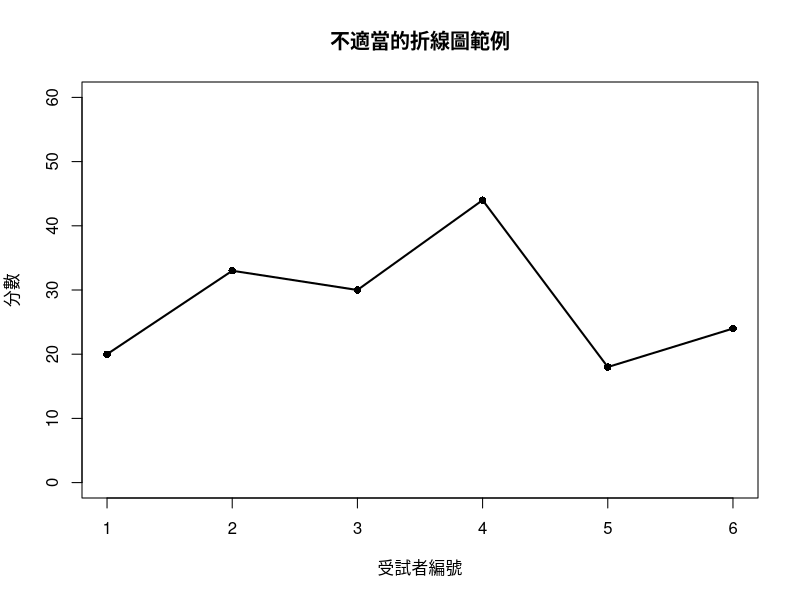
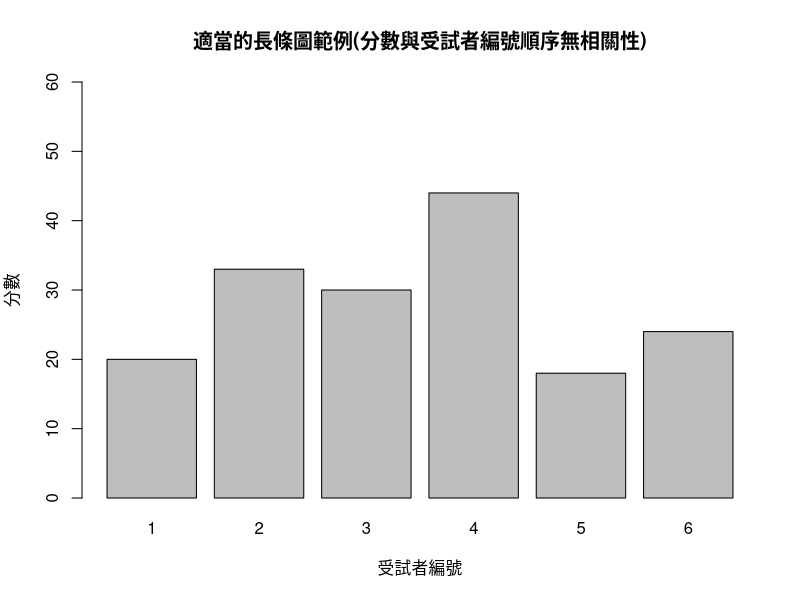
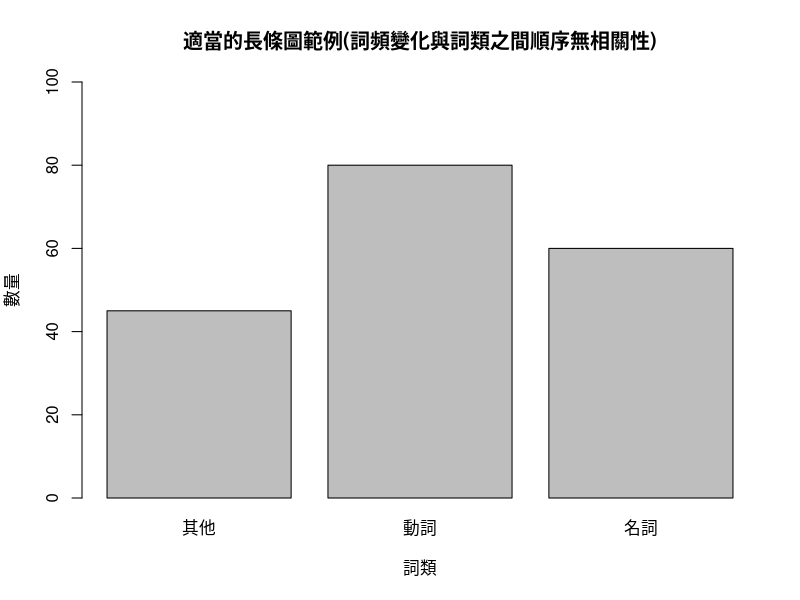
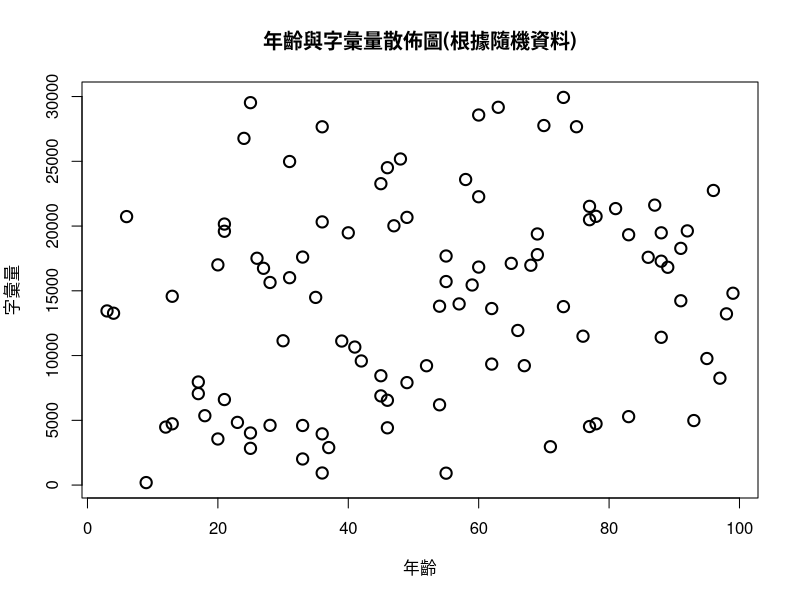
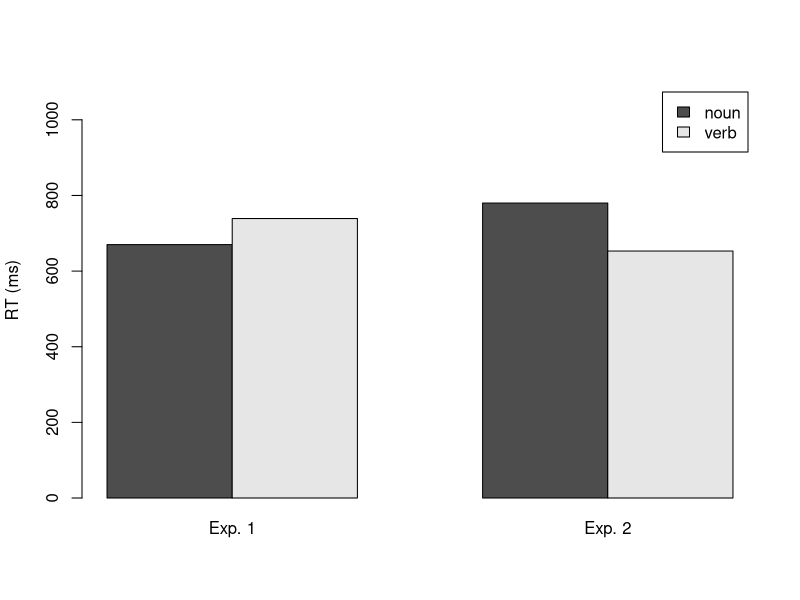
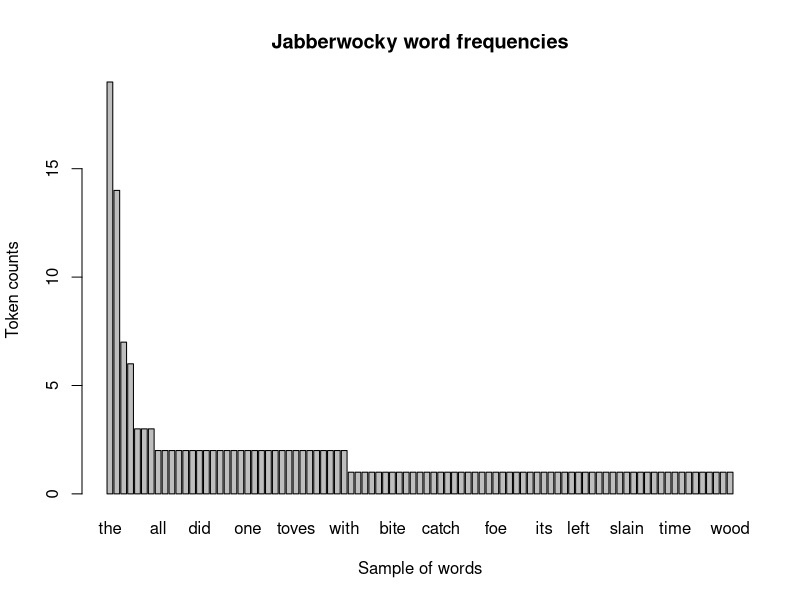
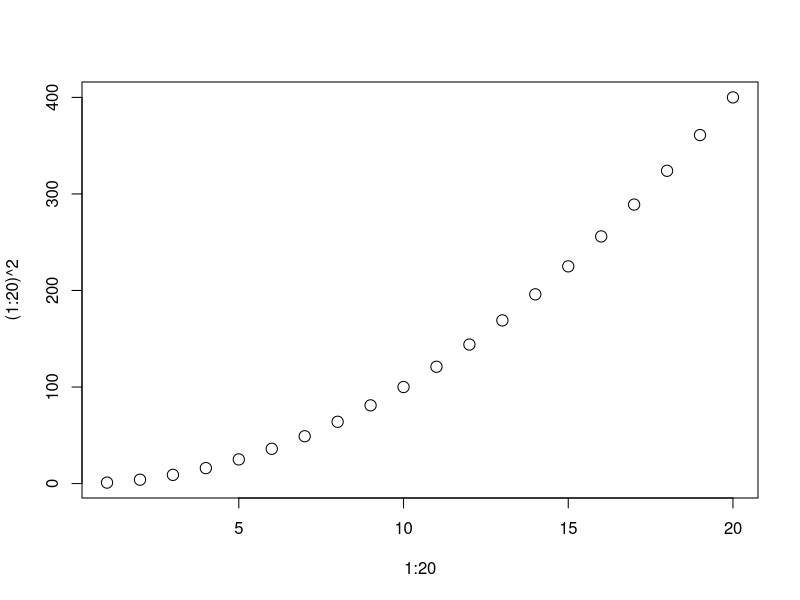
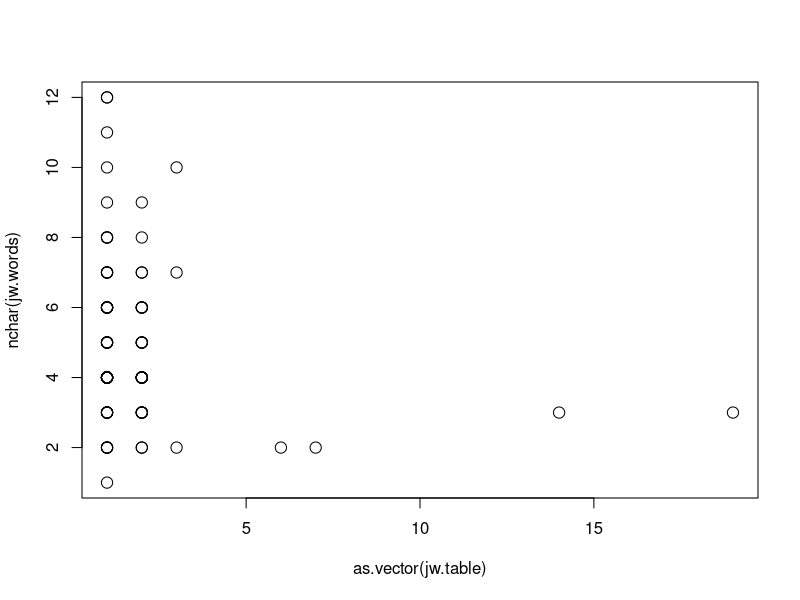

Write R code to recreate these figures, in order.
#Figure 11
dataPoints = c(20, 33, 30, 44, 18, 24)
dataLabel = c(1, 2, 3, 4, 5, 6)

badLineData = data.frame(Score = dataPoints, Labels = dataLabel)

png(filename = "ch3.figure11.png", width = 1200, height = 900, units = "px",
    bg = "white", res = 200)

plot(badLineData$Score~badLineData$Label, 
     main = "不適當的折線圖範例",
     ylab = "分數", 
     xlab = "受試者編號", 
     ylim = c(0, 60),
     lwd = 2, pch = 16, type = "o")

dev.off()

# Figure 12a
png(filename = "ch3.figure12a.png", width = 1200, height = 900, units = "px",
    bg = "white", res = 200)

barplot(badLineData$Score ~ badLineData$Label, 
     main = "適當的長條圖範例(分數與受試者編號順序無相關性)",
     ylab = "分數", 
     xlab = "受試者編號", 
     ylim = c(0, 60))

dev.off()

# Figure 12b
dataPoints = c(80, 60, 45)
dataLabel = c("動詞", "名詞", "其他")

goodBarPlotData = data.frame(Score = dataPoints, Labels = dataLabel)

png(filename = "ch3.figure12b.png", width = 1200, height = 900, units = "px",
    bg = "white", res = 200)

barplot(goodBarPlotData$Score ~ goodBarPlotData$Label, 
        main = "適當的長條圖範例(詞頻變化與詞類之間順序無相關性)",
        ylab = "數量", 
        xlab = "詞類", 
        ylim = c(0, 100))

dev.off()

# Figure 14
set.seed(100)
fakeAge = round(runif(100) * 100)
set.seed(200)
fakeVocSize = round(runif(100) * 30000)

fakeAgeVocCor = data.frame(Age = fakeAge, VocSize = fakeVocSize)

png(filename = "ch3.figure14.png", width = 1200, height = 900, units = "px",
    bg = "white", res = 200)

plot(fakeAgeVocCor$VocSize ~ fakeAgeVocCor$Age,
     main = "年齡與字彙量散佈圖(根據隨機資料)",
     ylab = "字彙量", 
     xlab = "年齡", 
     lwd = 2, pch = 1, cex = 1.5, type = "p")

dev.off()

# Figure 16
RTs = c(670, 739, 780, 653)	
results.mat = matrix(RTs, nrow = 2)
rownames(results.mat) = c("nouns","verbs") 		
colnames(results.mat) = c("Exp. 1","Exp. 2")	

png(filename = "ch3.figure16.png", width = 1200, height = 900, units = "px",
    bg = "white", res = 200)

barplot(results.mat,			
	beside=TRUE,				
	names.arg=c("Exp. 1","Exp. 2"),	
	legend.text=c("noun","verb"),	
	ylim = c(0,1100),			
	ylab = "RT (ms)"			
)

dev.off()

# Figure 17
jabberwocky = readLines("Jabberwocky_OnlyWords.txt")
jw.table = sort(table(jabberwocky), decreasing=TRUE)

png(filename = "ch3.figure17.png", width = 2000, height = 900, units = "px",
    bg = "white", res = 200)

barplot(jw.table, beside=T, names.arg=names(jw.table), 
        ylab = "Token counts", main="Jabberwocky word frequencies", 
        xlab = "Sample of words")

dev.off()

# Figure 18
png(filename = "ch3.figure18.png", width = 1200, height = 900, units = "px",
    bg = "white", res = 200)

plot(x = 1:20, y = (1:20)^2,
     pch = 1, cex = 1.5, type = "p")

dev.off()

# Figure 19
jw.words = names(jw.table)	
jw.freq = as.vector(jw.table)	
word.lens = nchar(jw.words)	

png(filename = "ch3.figure19.png", width = 1200, height = 900, units = "px",
    bg = "white", res = 200)

plot(x = as.vector(jw.table), y = nchar(jw.words),
     pch = 1, cex = 1.5, type = "p")

dev.off()

# Figure 20
png(filename = "ch3.figure20.png", width = 1200, height = 900, units = "px",
    bg = "white", res = 200)

plot(x = 1:20, y = (1:20)^2, pch = 1:20,
     cex = 1.5, type = "p") 

dev.off()

# Figure 21
png(filename = "ch3.figure21.png", width = 1200, height = 900, units = "px",
    bg = "white", res = 200)

plot(x = 1:20, y = (1:20)^2, type = "l", lwd = 2)

dev.off()